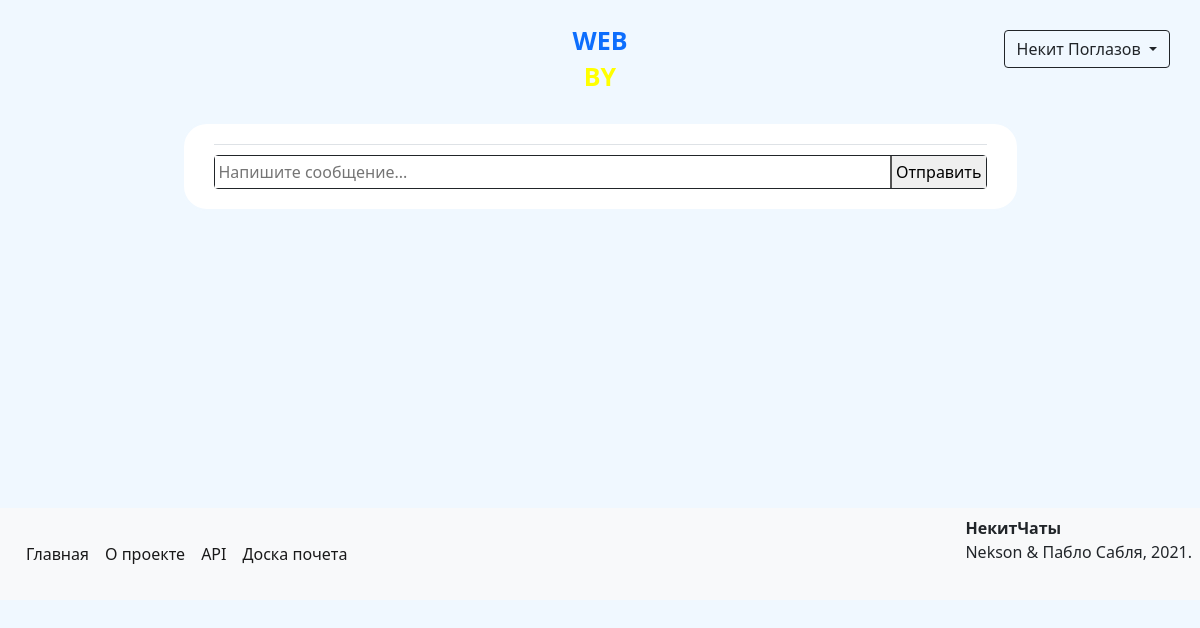
The app's page /conversations/6 (signed in), older data.
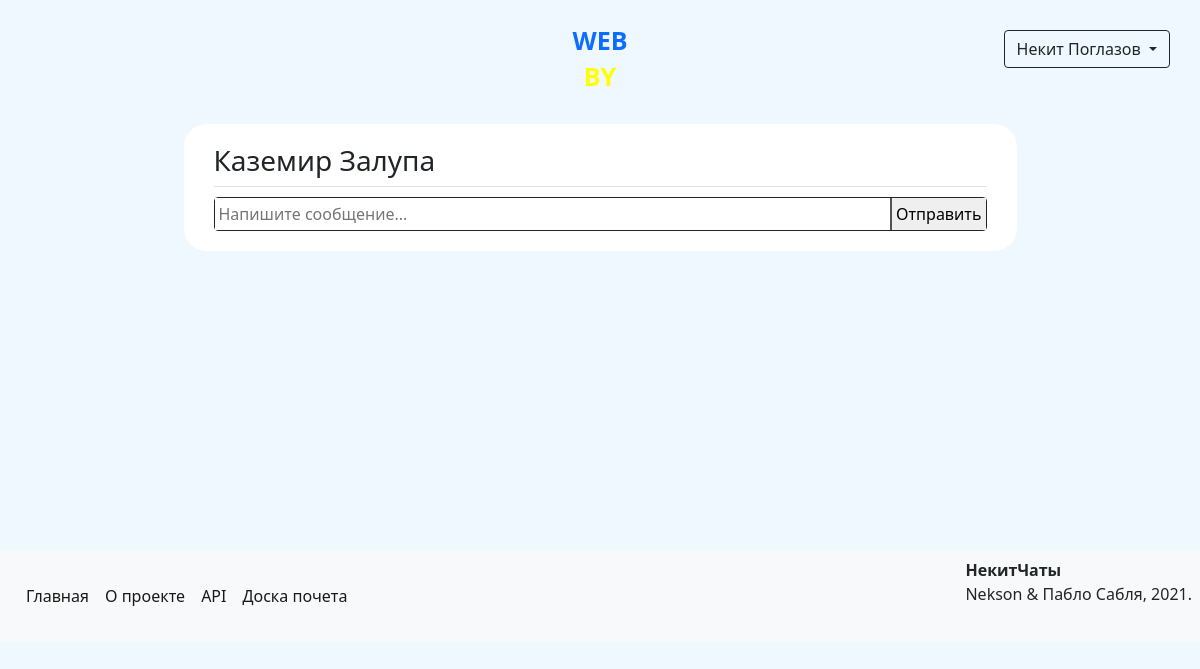
The same page, newer data.
### data/models/user.py (models this page shows, shortened)
class User(SqlAlchemyBase, UserMixin, SerializerMixin):
    __tablename__ = 'users'
    serialize_rules = ('-advertisements',)
    id = Column(Integer, autoincrement=True, primary_key=True)
    name = Column(Unicode)
    surname = Column(Unicode)
    birthday = Column(DateTime)
    email = Column(String, unique=True)
    phone_number = Column(String, unique=True)
    hashed_password = Column(String)
    registration_time = Column(DateTime, default=datetime.now)
    rating = Column(Integer, default=0)
    rank_id = Column(Integer, ForeignKey('ranks.id'))
    position = Column(Integer)
    admin = Column(Boolean, default=0)
    advertisements = relationship('Advertisement', back_populates='author')
    interests = relationship('Interest', secondary='users_to_interests', backref='users')
    rank = relationship('Rank')

### main.py (the view, shortened to what this page needs)
@app.route('/conversations/<int:user_id>', methods=['POST', 'GET'])
@login_required
def conversation(user_id):
    form = MessageForm()
    session = create_session()
    messages = session.query(Message).filter(((Message.to_id == current_user.id) & (Message.from_id == user_id)) |
                                             ((Message.from_id == current_user.id) & (Message.to_id == user_id)))
    companion = session.query(User).filter(User.id == user_id).first()
    sender = session.query(User).filter(User.id == current_user.id).first()
    return render_template('chat.html', form=form, messages=messages, companion=companion)

### data/forms.py
class MessageForm(FlaskForm):
    message_field = StringField()
    send_field = SubmitField('Отправить')

### data/db_session.py (called while the page is built)
def create_session() -> Session:
    global __factory
    return __factory()

### main.py (called while the page is built)
@login_manager.user_loader
def load_user(user_id):
    session = create_session()
    return session.query(User).get(user_id)

### templates/chat.html (shortened to what this page needs)
{% extends "base.html" %}
{% block content %}
<form class="clearfix w-75" method="post" novalidate>
    <div>
        <div class="border-bottom">
            <h3>
                <a href="/profile/{{ companion.id }}" class="text-reset">{{ companion.name }} {{ companion.surname }}</a>
            </h3>
        </div>
        <div class="border border-dark rounded clearfix">
            {{ form.message_field(class="w-75 border-0 p-1 float-start", placeholder="Напишите сообщение...", style="outline: None", autocomplete="off") }}
            {{ form.send_field(class="border-top-0 border-end-0 border-bottom-0 float-end p-1") }}
        </div>
    </div>
</form>
{% endblock %}

### templates/base.html (shortened to what this page needs)
<!DOCTYPE html>
<html lang="en">
<head>
    <link rel="stylesheet" href="/static/css/style.css">
    <link rel="stylesheet" href="https://cdn.jsdelivr.net/npm/bootstrap@5.0.0-beta1/dist/css/bootstrap.min.css"
>
</head>
<body>
<div class="header clearfix">
    {% if current_user.is_authenticated %}
        <div class="dropdown float-end">
            <button class="btn btn-outline-dark dropdown-toggle" type="button" id="dropdownMenuButton" data-toggle="dropdown" aria-haspopup="true" aria-expanded="false">
                {{ current_user.name }} {{ current_user.surname }}
            </button>
        </div>
    {% else %}
        <a class="btn btn-outline-dark float-end" href="/register">Зарегистрироваться</a>
        <a class="btn btn-outline-dark me-2 float-end" href="/login">Войти</a>
    {% endif %}
    <div class="logo">
        <a href="/">
            <p class="text-primary">WEB</p>
            <p class="yellow">BY</p>
        </a>
    </div>
</div>
<main role="main" class="container clearfix">
    {% block content %}{% endblock %}
</main>
<footer class="clearfix p-2 bg-light">
    <span class="fs-6 float-end"><b>НекитЧаты</b><br>Nekson & Пабло Сабля, 2021.</span>
    <nav class="navbar navbar-expand-lg navbar-light">
        <div class="collapse navbar-collapse" id="navbarSupportedContent">
          <ul class="navbar-nav me-auto mb-2 mb-lg-0">
            <li class="nav-item">
              <a class="nav-link active" href="/">Главная</a>
            </li>
            <li class="nav-item">
              <a class="nav-link active" href="/info">О проекте</a>
            </li>
            <li class="nav-item">
              <a class="nav-link active" href="/api">API</a>
            </li>
            <li class="nav-item">
                <a class="nav-link active" href="/top">Доска почета</a>
            </li>
          </ul>
        </div>
    </nav>
</footer>
</body>
</html>

### static/css/style.css (style rules this page uses)
body { background-color: aliceblue !important; }
.logo { text-align: center; margin-left: auto; margin-right: auto; margin-top: 10px; margin-bottom: 10px; max-width: 150px; font-size: 25px; font-weight: 700; line-height: 20px; }
a { text-decoration: none !important; }
.header { background-color: aliceblue; margin-bottom: 10px; padding: 10px; }
.yellow { color: yellow; }
div { margin: 10px; }
form { margin-left: auto; margin-right: auto; background-color: white; border: solid 2px aliceblue; border-radius: 25px; padding: 10px; }
footer { margin-top: 297px }

Row changes from the older to the newer data that the page shows:
added User: name "Каземир", surname "Залупа"
